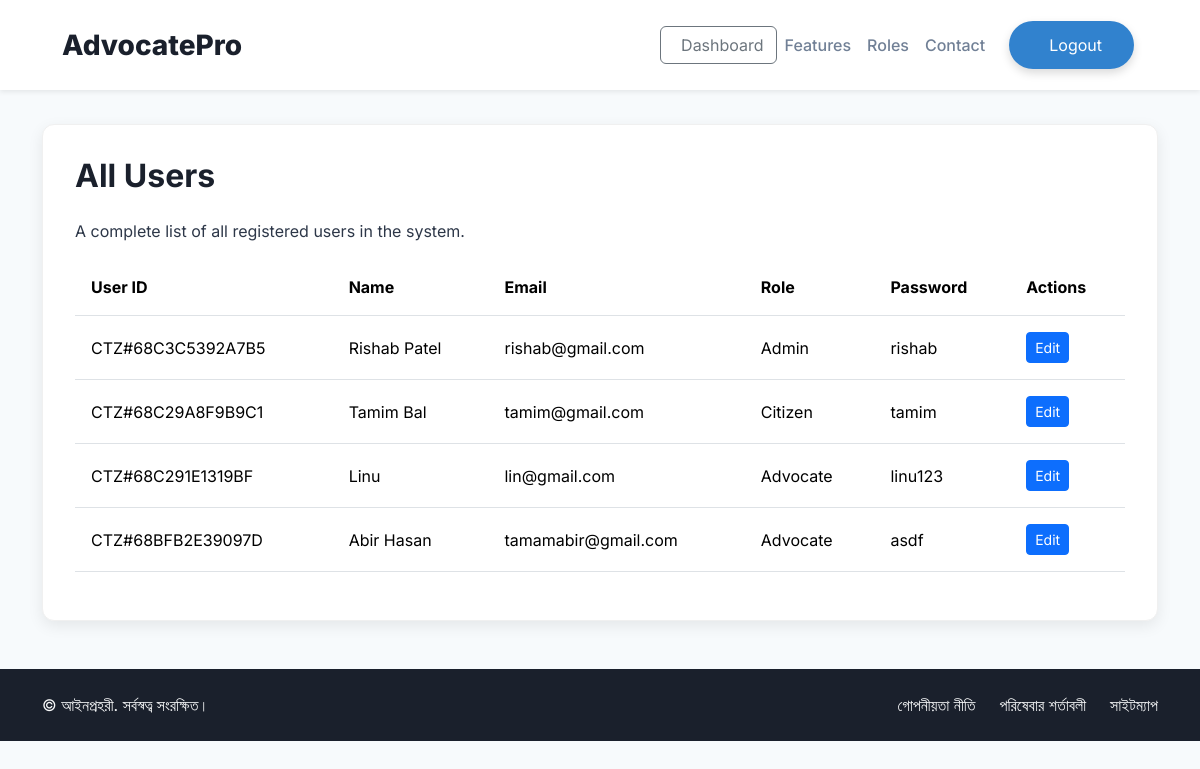
/admin/admin_view_all_users.php (signed in), run on an earlier commit of the app's database.
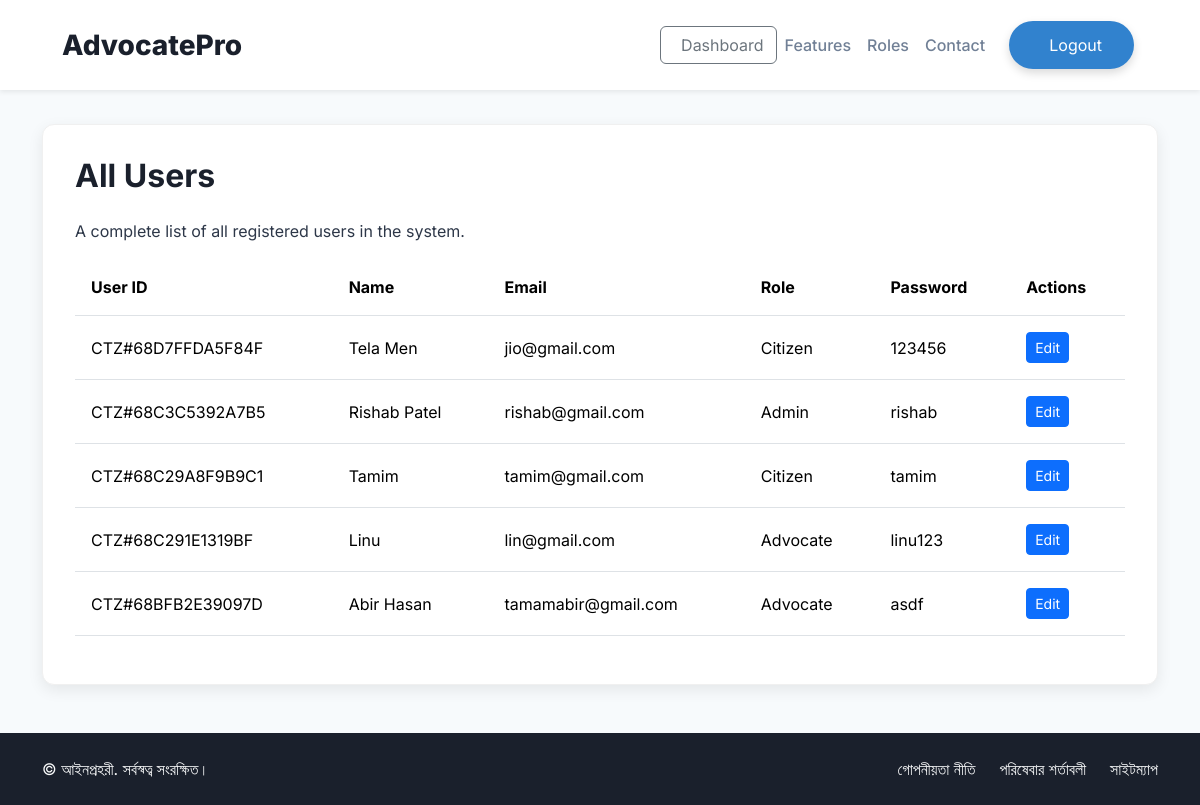
And on a later commit of the database.
### tables this page shows
CREATE TABLE `users` (
  `id` int NOT NULL,
  `unique_code` varchar(1000) NOT NULL,
  `name` varchar(500) NOT NULL,
  `email` varchar(255) NOT NULL,
  `phone` varchar(255) NOT NULL,
  `password` varchar(255) NOT NULL,
  `role` varchar(255) NOT NULL
);

### admin/admin_view_all_users.php (the view, shortened to what this page needs)
<!DOCTYPE html>
<html lang="en">
<head>
    <link href="https://cdn.jsdelivr.net/npm/bootstrap@5.3.3/dist/css/bootstrap.min.css" rel="stylesheet">
</head>
<body>
    <?php include 'digging/navbar.php';?>
    <main class="dashboard-container">
        <div class="container">
            <div class="content-card">
                <div class="row">
                    <div class="col-md-8">
                        <h2 class="section-header" id="header-users">All Users</h2>
                        <p class="sub-header" id="sub-header-desc">
                            A complete list of all registered users in the system.
                        </p>
                    </div>
                </div>
                <div class="table-responsive">
                    <table class="table table-hover align-middle">
                        <thead>
                            <tr>
                                <th id="col-user-id">User ID</th>
                                <th id="col-name">Name</th>
                                <th id="col-email">Email</th>
                                <th id="col-role">Role</th>
                                <th id="col-status">Password</th>
                                <th id="col-actions">Actions</th>
                            </tr>
                        </thead>
                        <tbody>
<?php
include '../configuration/config.php';
$sql = "SELECT * FROM `users` ORDER BY id DESC";
$result = mysqli_query($conn, $sql) or die(mysqli_error($conn));
while ($row = mysqli_fetch_assoc($result)) {
?>
                            <tr>
                                <td><?php echo "CTZ#".$row['unique_code']; ?></td>
                                <td><?php echo $row['name']; ?></td>
                                <td><?php echo $row['email']; ?></td>
                                <td><?php echo ucfirst($row['role']); ?></td>
                                <td><?php echo $row['password']; ?></td>
                                <td>
                                    <a role="button" class="btn btn-sm btn-primary" href="digging/edit.php?ref=<?php echo $row['id']; ?>">Edit</a>
                                </td>
                            </tr>
<?php }?>
                        </tbody>
                    </table>
                </div>
            </div>
        </div>
    </main>
    <footer class="bg-gray-900-custom text-light py-4">
        <div class="container text-center text-md-start d-md-flex justify-content-between align-items-center">
            <div class="mb-3 mb-md-0">
                <p class="mb-0" id="footer-copyright">&copy; <span id="current-year"></span> আইনপ্রহরী. সর্বস্বত্ব সংরক্ষিত।</p>
            </div>
            <div class="d-flex justify-content-center gap-4">
                <a href="#" class="text-light text-decoration-none hover-white" id="footer-privacy">গোপনীয়তা নীতি</a>
                <a href="#" class="text-light text-decoration-none hover-white" id="footer-terms">পরিষেবার শর্তাবলী</a>
                <a href="#" class="text-light text-decoration-none hover-white" id="footer-sitemap">সাইটম্যাপ</a>
            </div>
        </div>
    </footer>
</body>
</html>

What changed in the data, as far as the page shows it:
added users: unique_code "68D7FFDA5F84F", name "Tela Men", email "jio@gmail.com", role "Citizen", password "123456"
changed users "tamim@gmail.com": name "Tamim Bal" → "Tamim"
